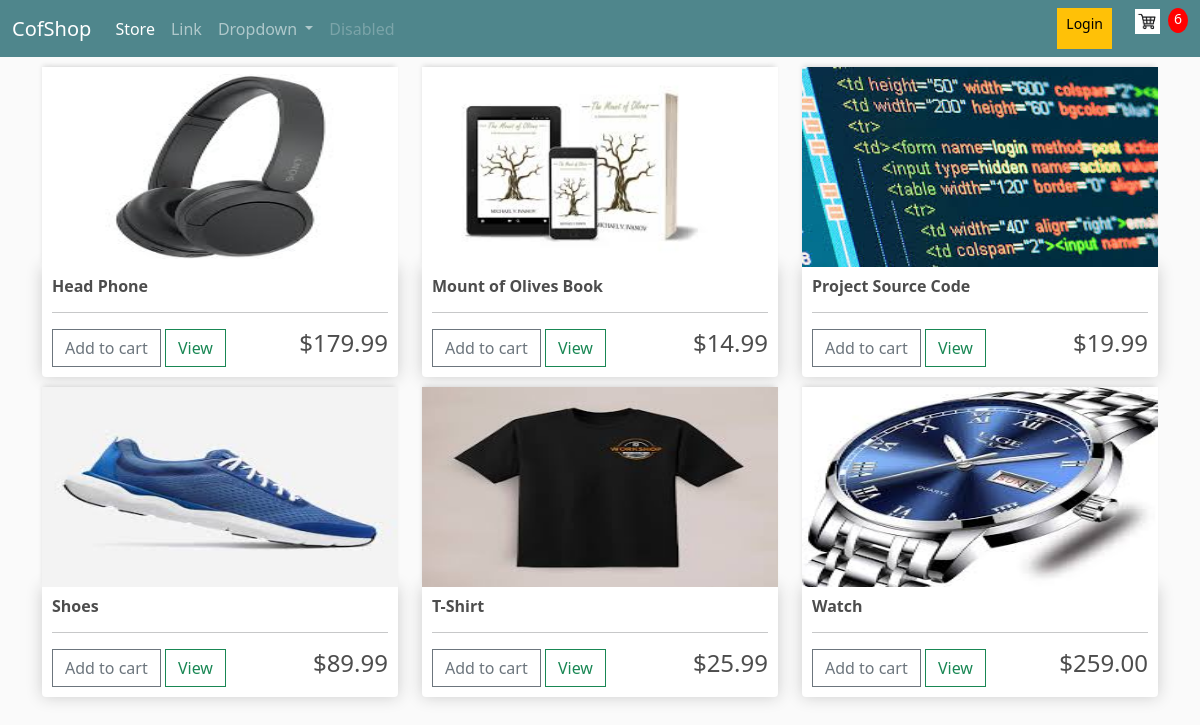
The app's page / (signed in) with its own data.
### store/models.py (models this page shows, shortened)
class Product(models.Model):
    name= models.CharField(max_length=200, null=True)
    price=models.FloatField()
    digital= models.BooleanField(default=False,null=True,blank=True)
    image=models.ImageField(blank=True,null=True,upload_to='product/')
    @property
    def imageURL(self):
        try:
            url=self.image.url
        except:
            url=''
        return url

### store/views.py (the view)
# urls.py: path('',include('store.urls'))
def store(request):
    if request.user.is_authenticated:
        customer = request.user.customer
        order,created=Order.objects.get_or_create(customer=customer,complete=False)
        items = order.orderitem_set.all()
        cartItems=order.get_cart_quantity
    else:
        items = []
        order ={'get_cart_total':0,'get_cart_quantity':0}
        cartItems=order['get_cart_quantity']
    products =Product.objects.all().order_by('name')
    return render(request, 'store/store.html',{'products':products,'cartItems':cartItems})

### store/models.py (called while the page is built)
    @property
    def get_cart_quantity(self):
        orderitems=self.orderitem_set.all()
        total = sum([item.quantity for item in orderitems])
        return total

### store/templates/store/store.html (shortened to what this page needs)
{% extends "store/base.html" %}
{% load static %}
{% block content %}
<div class="row">
    {% for product in products  %}
    <div class="col-lg-4">
         <img class="thumbnail" src="{{product.imageURL}}" alt="">
        <div class="box-element product">
            <h6><strong>{{product.name}}</strong></h6>
            <hr>
            <button class="btn btn-outline-secondary add-btn update-cart"  data-product="{{product.id}}" data-action="add" >Add to cart</button>
            <a href="#" class="btn btn-outline-success">View</a>
            <h4 style="display:inline-block; float:right; "> ${{product.price|floatformat:2}}</h4>
        </div>
    </div>
    {% endfor %}
</div>
{% endblock content %}

### static/css/main.css (style rules this page uses)
body { background-color: hsl(0, 0%, 98%); }
h1,h2,h3,h4,h5,h6 { color:hsl(0, 0%, 30%); }
.box-element { box-shadow:hsl(0, 0%, 80%) 0 0 16px; background-color: #fff; border-radius: 4px; padding: 10px; }
.thumbnail { width: 100%; height: 200px; -webkit-box-shadow: -1px -3px 5px -2px rgba(214,214,214,1); -moz-box-shadow: -1px -3px 5px -2px rgba(214,214,214,1); box-shadow: -1px -3px 5px -2px rgba(214,214,214,1); }
.product { border-radius: 0 0 4px 4px; }
.col-lg-4, .col-lg-6, .col-lg-8, .col-lg-12 { margin-top: 10px; }
.btn { border-radius: 0; }

### records on screen
Product: imageURL (picture), name "Head Phone", price "179.99"
Product: imageURL (picture), name "Mount of Olives Book", price "14.99"
Product: imageURL (picture), name "Project Source Code", price "19.99"
Product: imageURL (picture), name "Shoes", price "89.99"
Product: imageURL (picture), name "T-Shirt", price "25.99"
Product: imageURL (picture), name "Watch", price "259.00"

### other values on screen
{{ cartItems }} "6"
